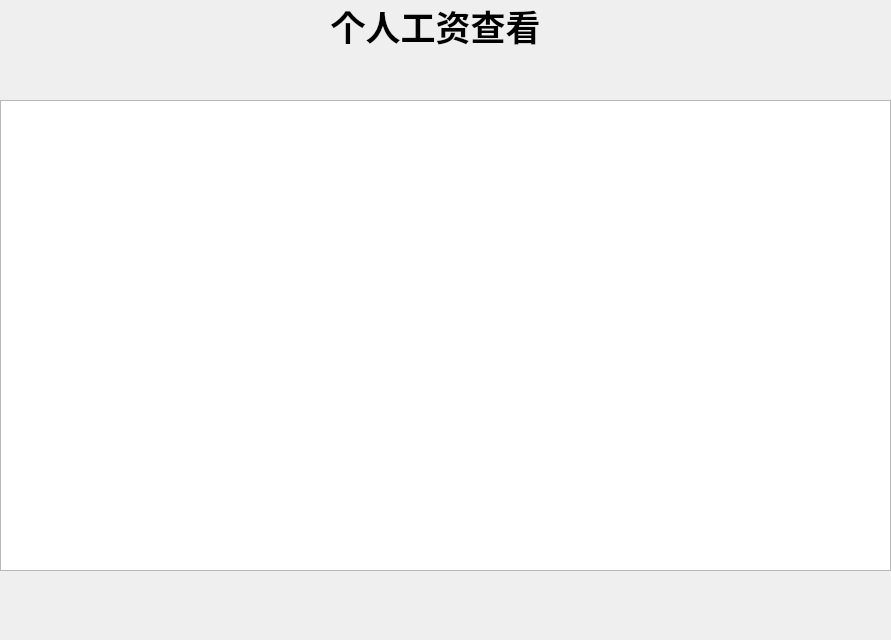
<?xml version="1.0" encoding="UTF-8"?>
<ui version="4.0">
 <class>stu_baoxiu2</class>
 <widget class="QWidget" name="stu_baoxiu2">
  <property name="geometry">
   <rect>
    <x>0</x>
    <y>0</y>
    <width>891</width>
    <height>640</height>
   </rect>
  </property>
  <property name="windowTitle">
   <string>Form</string>
  </property>
  <widget class="QTableWidget" name="information_tableWidget">
   <property name="enabled">
    <bool>true</bool>
   </property>
   <property name="geometry">
    <rect>
     <x>0</x>
     <y>100</y>
     <width>891</width>
     <height>471</height>
    </rect>
   </property>
  </widget>
  <widget class="QLabel" name="label">
   <property name="geometry">
    <rect>
     <x>-10</x>
     <y>0</y>
     <width>891</width>
     <height>51</height>
    </rect>
   </property>
   <property name="text">
    <string>&lt;html&gt;&lt;head/&gt;&lt;body&gt;&lt;p align=&quot;center&quot;&gt;&lt;span style=&quot; font-size:26pt; font-weight:600;&quot;&gt;个人工资查看&lt;/span&gt;&lt;/p&gt;&lt;/body&gt;&lt;/html&gt;</string>
   </property>
  </widget>
 </widget>
 <resources/>
 <connections/>
</ui>
